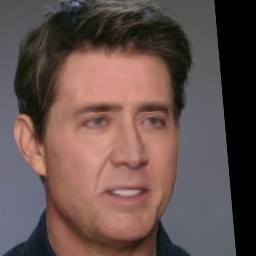
#> input picture files (1)/data/train/fake/fake_00021.jpg, 256 x 256 px
$ python -i verify_file.py   (imports and definitions only)
#> lines starting #> are read from the running program, lines starting #| are printed output that depends on the picture
"""
verify_file.py
==============
Single-file forensic verification tool for IMAGES (jpg/png) and PDFs.

Why this beats a raw untrained CNN:
A CNN classifier is only as good as the labeled dataset you fine-tune it
on. Without hundreds of labeled "tampered" vs "authentic" examples, an
untrained CNN is a coin flip. This script instead combines several
well-established forensic signals that work immediately, with no
training required:

  1. Error Level Analysis (ELA)      - exposes recompression artifacts
  2. Metadata / EXIF analysis        - flags editing software, missing
                                        or inconsistent timestamps
  3. Copy-move forgery detection     - finds duplicated regions within
                                        the same image (ORB keypoints)
  4. JPEG quality / double-compression heuristic
  5. PDF structural analysis         - producer/creator mismatches,
                                        modification-after-creation,
                                        embedded image extraction +
                                        forensic checks on each image

Each signal produces a 0-1 suspicion score. They're combined into one
weighted verdict so no single false signal can flip the result on its
own.

Usage (CLI):
    python verify_file.py path/to/file.jpg
    python verify_file.py path/to/file.pdf

Usage (as a library):
    from verify_file import verify_file
    result = verify_file("path/to/file.jpg")
    print(result["verdict"], result["suspicion_score"])

Dependencies:
    pip install pillow numpy opencv-python pymupdf
"""

import io
import os
import sys
import json
import hashlib
from datetime import datetime
from typing import Optional

import numpy as np
from PIL import Image, ImageChops, ExifTags

try:
    import cv2
except ImportError:
    cv2 = None

try:
    import pymupdf as fitz  # PyMuPDF (import name 'fitz' is the legacy/deprecated alias)
except ImportError:
    fitz = None


# ---------------------------------------------------------------------------
# Signal 1: Error Level Analysis
# ---------------------------------------------------------------------------

def error_level_analysis(pil_image: Image.Image, quality: int = 90) -> dict:
    """
    Re-save the image at a known JPEG quality and diff it against the
    original. Regions that were edited/spliced were compressed at a
    different point in the image's history, so they show a different
    error level than untouched regions -- this shows up as localized
    "hot spots" of high diff rather than a smooth, uniform noise floor.
    """
    buffer = io.BytesIO()
    rgb = pil_image.convert("RGB")
    rgb.save(buffer, "JPEG", quality=quality)
    buffer.seek(0)
    resaved = Image.open(buffer)

    diff = ImageChops.difference(rgb, resaved)
    diff_arr = np.array(diff).astype(np.float32)

    # A uniform, low-variance diff = likely untouched/original.
    # High variance or isolated bright patches = likely edited region.
    mean_error = float(diff_arr.mean())
    std_error = float(diff_arr.std())

    # Look for localized "hot regions" — patches far brighter than the
    # image's own average error level, which is what a spliced region
    # looks like under ELA.
    threshold = mean_error + 2 * std_error
    hot_pixels = float((diff_arr > threshold).mean())  # fraction of pixels

    # Heuristic scoring: high std relative to mean, or a notable fraction
    # of hot pixels, both suggest inconsistent compression history.
    variability_ratio = std_error / (mean_error + 1e-6)
    suspicion = min(1.0, (variability_ratio / 8.0) * 0.6 + hot_pixels * 40 * 0.4)

    return {
        "mean_error": round(mean_error, 3),
        "std_error": round(std_error, 3),
        "hot_pixel_fraction": round(hot_pixels, 5),
        "suspicion": round(float(suspicion), 3),
    }


# ---------------------------------------------------------------------------
# Signal 2: Metadata / EXIF analysis
# ---------------------------------------------------------------------------

EDITING_SOFTWARE_KEYWORDS = [
    "photoshop", "gimp", "lightroom", "snapseed", "picsart",
    "canva", "affinity", "pixlr", "facetune",
]


def metadata_analysis(pil_image: Image.Image) -> dict:
    """
    Check EXIF data for red flags: editing software signatures,
    missing capture metadata (real camera photos almost always have
    it; many tampered/re-exported images strip it), or inconsistent
    timestamps.
    """
    flags = []
    suspicion = 0.0

    exif_raw = pil_image._getexif() if hasattr(pil_image, "_getexif") else None

    if not exif_raw:
        flags.append("No EXIF metadata present (common after editing/re-export, but also normal for screenshots/downloads)")
        suspicion += 0.1
    else:
        exif = {ExifTags.TAGS.get(k, k): v for k, v in exif_raw.items()}

        software = str(exif.get("Software", "")).lower()
        if any(kw in software for kw in EDITING_SOFTWARE_KEYWORDS):
            flags.append(f"Editing software detected in metadata: '{exif.get('Software')}'")
            suspicion += 0.5

        datetime_original = exif.get("DateTimeOriginal")
        datetime_modified = exif.get("DateTime")
        if datetime_original and datetime_modified and datetime_original != datetime_modified:
            flags.append("Capture date and modification date differ")
            suspicion += 0.25

        if "GPSInfo" not in exif and "Make" not in exif:
            flags.append("Missing camera make/GPS info (may indicate screenshot or re-saved file)")
            suspicion += 0.1

    return {
        "flags": flags,
        "suspicion": round(min(1.0, suspicion), 3),
    }


# ---------------------------------------------------------------------------
# Signal 3: Copy-move forgery detection (duplicated regions)
# ---------------------------------------------------------------------------

def copy_move_detection(pil_image: Image.Image, min_matches: int = 40) -> dict:
    """
    Detects copy-move forgery: a common tampering technique where part
    of an image is copied and pasted elsewhere in the SAME image (e.g.
    to duplicate an object or cover something up). Uses ORB keypoint
    matching against the image and itself, excluding trivially close
    (self) matches.
    """
    if cv2 is None:
        return {"suspicion": 0.0, "note": "opencv not installed, skipped"}

    img = np.array(pil_image.convert("L"))  # grayscale for feature detection
    orb = cv2.ORB_create(nfeatures=1500)
    keypoints, descriptors = orb.detectAndCompute(img, None)

    if descriptors is None or len(keypoints) < 20:
        return {"suspicion": 0.0, "note": "not enough features to analyze"}

    bf = cv2.BFMatcher(cv2.NORM_HAMMING, crossCheck=False)
    # k=3: for a self-vs-self match, the #1 nearest neighbor of any point
    # is always itself (distance 0). The real "is this region duplicated
    # elsewhere" candidate is the #2 match, tested against the #3 match
    # via Lowe's ratio to filter out coincidental/noisy matches.
    matches = bf.knnMatch(descriptors, descriptors, k=3)

    min_distance_px = 20  # ignore matches that are just neighboring keypoints
    offsets = []  # (dx, dy) for each candidate duplicate pair

    for match_triplet in matches:
        if len(match_triplet) < 3:
            continue
        self_match, candidate, runner_up = match_triplet
        if candidate.queryIdx == candidate.trainIdx:
            continue
        if candidate.distance < 0.7 * runner_up.distance:  # Lowe's ratio test
            pt1 = np.array(keypoints[candidate.queryIdx].pt)
            pt2 = np.array(keypoints[candidate.trainIdx].pt)
            if np.linalg.norm(pt1 - pt2) > min_distance_px:
                dx, dy = pt2 - pt1
                offsets.append((round(dx / 5) * 5, round(dy / 5) * 5))  # bin to tolerate small noise

    # Cluster by offset: a real copy-move forgery produces many pairs
    # sharing (approximately) the same displacement, since the whole
    # pasted region moved together. Scattered one-off matches with no
    # shared offset are almost always false positives (smooth regions,
    # repeated JPEG block artifacts, natural texture repetition).
    largest_cluster = 0
    if offsets:
        from collections import Counter
        counts = Counter(offsets)
        largest_cluster = counts.most_common(1)[0][1]

    suspicion = min(1.0, largest_cluster / min_matches)

    return {
        "total_candidate_matches": len(offsets),
        "largest_consistent_offset_cluster": largest_cluster,
        "suspicion": round(float(suspicion), 3),
    }


# ---------------------------------------------------------------------------
# Image verification: combines all image-level signals
# ---------------------------------------------------------------------------

WEIGHTS = {
    "ela": 0.4,
    "metadata": 0.25,
    "copy_move": 0.35,
}


def verify_image(path_or_bytes, filename: str = "") -> dict:
#> called with path_or_bytes = 'data/train/fake/fake_00021.jpg', filename = ''
    if isinstance(path_or_bytes, (bytes, bytearray)):
        pil_image = Image.open(io.BytesIO(path_or_bytes))
        raw_bytes = path_or_bytes
    else:
        pil_image = Image.open(path_or_bytes)
#> pil_image is the input picture: PIL image 256x256 RGB; mean R, G, B 101, 80.8, 76.7
        with open(path_or_bytes, "rb") as f:
            raw_bytes = f.read()

    ela_result = error_level_analysis(pil_image)
#> in error_level_analysis, `diff_arr = np.array(diff).astype(np.float32)`:
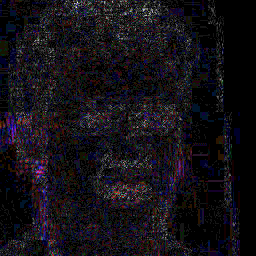
#> diff_arr: shape (256, 256, 3) float32; mean R, G, B 0.959, 0.807, 1.08; drawn with min black and max white
#> in error_level_analysis, `mean_error = float(diff_arr.mean())`: mean_error = 0.95
#> in error_level_analysis, `std_error = float(diff_arr.std())`: std_error = 1.18
#> in error_level_analysis, `threshold = mean_error + 2 * std_error`: threshold = 3.31
#> in error_level_analysis, `hot_pixels = float((diff_arr > threshold).mean())`: hot_pixels = 0.0378
#> in error_level_analysis, `variability_ratio = std_error / (mean_error + 1e-6)`: variability_ratio = 1.24
#> in error_level_analysis, `suspicion = min(1.0, (variability_ratio / 8.0) * 0.6 + hot_pixels * 40..`: suspicion = 0.699
#> ela_result = {'mean_error': 0.95, 'std_error': 1.18, 'hot_pixel_fraction': 0.0378, 'suspicion': 0.699}
    meta_result = metadata_analysis(pil_image)
#> meta_result = 2 items
    copy_move_result = copy_move_detection(pil_image)
#> in copy_move_detection, `img = np.array(pil_image.convert("L"))`:
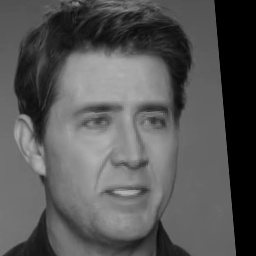
#> img: shape (256, 256); min 0, max 182, mean 86.3
#> in copy_move_detection, `keypoints, descriptors = orb.detectAndCompute(img, None)`: keypoints = 159 keypoints; strongest (x, y, size): (43, 172, 37.2), (42, 176, 37.2), (44, 173, 31), (41, 176, 31)
#> in copy_move_detection, `matches = bf.knnMatch(descriptors, descriptors, k=3)`: matches = 159 matches
#> the loop in copy_move_detection, `for match_triplet in matches:` made 159 passes
#> (pt1, pt2, dx, dy) on pass 133: ([76.72, 126.5], [118.2, 105.8], 41.47, -20.74)
#> (pt1, pt2) on passes 4, 5, 21, 22, 28, 29: ([131, 44], [130.8, 43.2]), ([119, 47], [118.8, 46.8]), ([84, 124], [84, 123.6]), ([90, 124], [91, 122]), ([40, 141], [39.6, 140.4]), ([42, 147], [42, 146.4])
#> after the loop in copy_move_detection, `for match_triplet in matches:`: offsets = [(40, -20)]
#> in copy_move_detection, `counts = Counter(offsets)`: counts = {(40, -20): 1}
#> in copy_move_detection, `largest_cluster = counts.most_common(1)[0][1]`: largest_cluster = 1
#> in copy_move_detection, `suspicion = min(1.0, largest_cluster / min_matches)`: suspicion = 0.025
#> copy_move_result = {'total_candidate_matches': 1, 'largest_consistent_offset_cluster': 1, 'suspicion': 0.025}

    weighted_score = (
        ela_result["suspicion"] * WEIGHTS["ela"]
        + meta_result["suspicion"] * WEIGHTS["metadata"]
        + copy_move_result["suspicion"] * WEIGHTS["copy_move"]
    )
#> weighted_score = 0.313

    verdict = classify_score(weighted_score)
#> verdict = 'SUSPICIOUS'

    return {
        "filename": filename or getattr(path_or_bytes, "name", "unknown"),
        "file_type": "image",
        "sha256": hashlib.sha256(raw_bytes).hexdigest(),
        "suspicion_score": round(weighted_score, 3),
        "verdict": verdict,
        "signals": {
            "error_level_analysis": ela_result,
            "metadata": meta_result,
            "copy_move_detection": copy_move_result,
        },
    }


# ---------------------------------------------------------------------------
# PDF verification
# ---------------------------------------------------------------------------

# [90 lines left out: function verify_pdf, not called in this run]


# ---------------------------------------------------------------------------
# Shared verdict logic + entry point
# ---------------------------------------------------------------------------

def classify_score(score: float) -> str:
    if score < 0.3:
        return "AUTHENTIC"
    elif score < 0.6:
        return "SUSPICIOUS"
    else:
        return "LIKELY TAMPERED"


# [10 lines left out: function verify_file, not called in this run]


# [13 lines not run here, left out]

>>> result = verify_image('data/train/fake/fake_00021.jpg')
#> result = 6 items

$ run again, on files (1)/data/train/fake/fake_00227.jpg
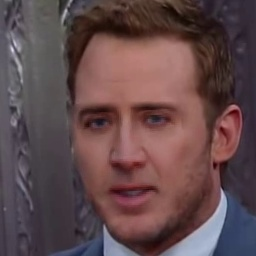
#> input picture files (1)/data/train/fake/fake_00227.jpg, 256 x 256 px
#> in verify_image, pil_image is the input picture: PIL image 256x256 RGB; mean R, G, B 97.7, 73.8, 76
#> in error_level_analysis, `diff_arr = np.array(diff).astype(np.float32)`:
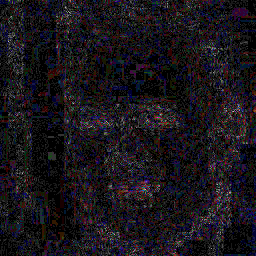
#> diff_arr: shape (256, 256, 3) float32; mean R, G, B 0.995, 0.848, 1.07; drawn with min black and max white
#> mean_error = 0.97
#> std_error = 1.02
#> threshold = 3.01
#> hot_pixels = 0.0226
#> variability_ratio = 1.05
#> suspicion = 0.441
#> ela_result = {'mean_error': 0.97, 'std_error': 1.02, 'hot_pixel_fraction': 0.0226, 'suspicion': 0.441}
#> meta_result = 2 items
#> in copy_move_detection, `img = np.array(pil_image.convert("L"))`:
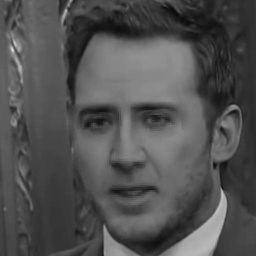
#> img: shape (256, 256); min 10, max 221, mean 81.2
#> keypoints = 97 keypoints; strongest (x, y, size): (221, 190, 31), (223, 189, 31), (214, 163, 31), (222, 187, 31)
#> matches = 97 matches
#> the loop in copy_move_detection, `for match_triplet in matches:` made 97 passes
#> (pt1, pt2) on passes 4, 7, 17, 18, 20, 22, 23, 24: ([131, 108], [133.2, 108]), ([163, 120], [162, 120]), ([72, 149], [72, 151]), ([72, 151], [72, 149]), ([214, 163], [213.6, 163.2]), ([214, 167], [213.6, 165.6]), ([222, 187], [223, 189]), ([223, 189], [222, 187])
#> after the loop in copy_move_detection, `for match_triplet in matches:`: offsets = []
#> copy_move_result = {'total_candidate_matches': 0, 'largest_consistent_offset_cluster': 0, 'suspicion': 0}
#> weighted_score = 0.201
#> verdict = 'AUTHENTIC'
#> result = 6 items

$ run again, on files (1)/data/train/fake/fake_00281.jpg
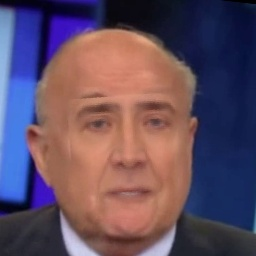
#> input picture files (1)/data/train/fake/fake_00281.jpg, 256 x 256 px
#> in verify_image, pil_image is the input picture: PIL image 256x256 RGB; mean R, G, B 99, 77.7, 96.2
#> in error_level_analysis, `diff_arr = np.array(diff).astype(np.float32)`:
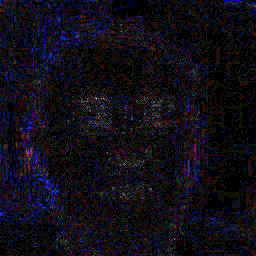
#> diff_arr: shape (256, 256, 3) float32; mean R, G, B 0.984, 0.801, 1.36; drawn with min black and max white
#> mean_error = 1.05
#> std_error = 1.19
#> threshold = 3.42
#> hot_pixels = 0.0382
#> variability_ratio = 1.13
#> suspicion = 0.696
#> ela_result = {'mean_error': 1.05, 'std_error': 1.19, 'hot_pixel_fraction': 0.0382, 'suspicion': 0.696}
#> meta_result = 2 items
#> in copy_move_detection, `img = np.array(pil_image.convert("L"))`:
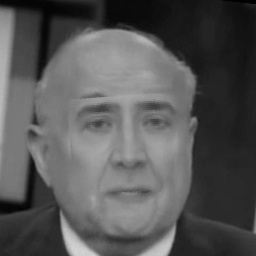
#> img: shape (256, 256); min 0, max 211, mean 86.2
#> keypoints = 81 keypoints; strongest (x, y, size): (195, 118, 31), (194, 118, 37.2), (195, 119, 53.6), (192, 112, 53.6)
#> matches = 81 matches
#> the loop in copy_move_detection, `for match_triplet in matches:` made 81 passes
#> (pt1, pt2) on passes 2, 3, 4, 5, 9, 11, 12, 20: ([183, 62], [182.4, 61.2]), ([189, 67], [188.4, 67.2]), ([38, 78], [37.2, 78]), ([101, 96], [105, 96]), ([195, 118], [194.4, 117.6]), ([149, 123], [148.8, 123.6]), ([145, 124], [145.2, 123.6]), ([182.4, 61.2], [183, 62])
#> after the loop in copy_move_detection, `for match_triplet in matches:`: offsets = []
#> copy_move_result = {'total_candidate_matches': 0, 'largest_consistent_offset_cluster': 0, 'suspicion': 0}
#> weighted_score = 0.303
#> verdict = 'SUSPICIOUS'
#> result = 6 items
